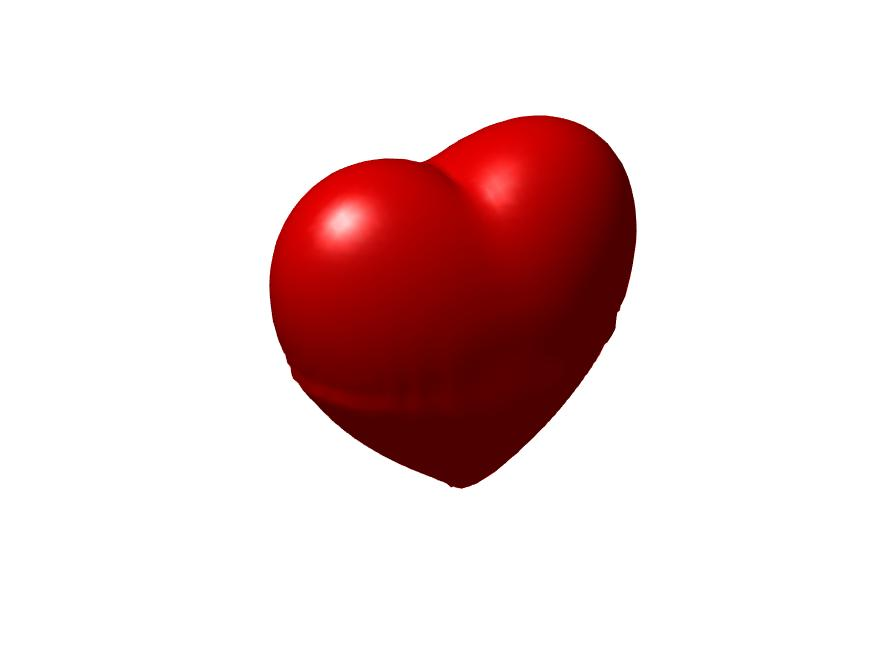
%> input picture 心形/1.jpg, 875 x 656 px
$ octave --eval "rose;"   (GNU Octave 9; MATLAB toolbox functions it lacks are replaced by stand-ins)
%> lines starting %> are read from the running program, lines starting %| are printed output that depends on the picture
%上传不了图片过大【随机出现玫瑰图片的gif】
%步骤写好吧！
%1。网上下载不同的玫瑰花图片，尽量选小图片100*100的
%2.分别命名为1.jpg 2.jpg 。。。。。。。。。。。存到  rose.m相应路径下（我的是11个jpg文件）图片过多改我用*标记的行
%运行m文件。得到rose。gif
function rose
close all
clear
clc
Times=120;
%%初始化
h1=imread('1.jpg');h2=imread('2.jpg');h3=imread('3.jpg');h4=imread('4.jpg');
%> in rose, h1 is the input picture: size 656x875x3 uint8; mean R, G, B 234.3, 212, 212
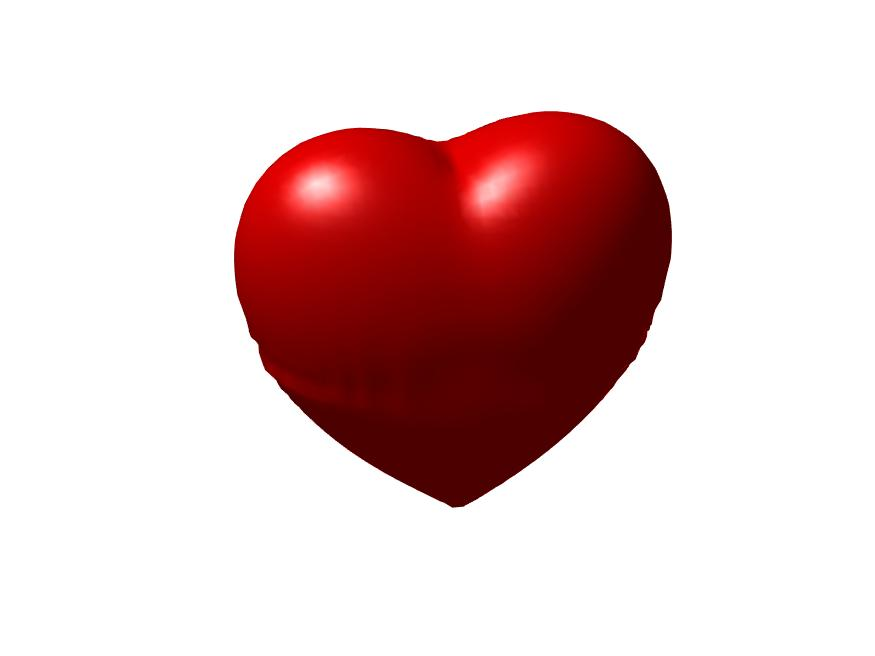
%> input picture 心形/2.jpg, 875 x 656 px
%> in rose, h2 is the input picture: size 656x875x3 uint8; mean R, G, B 227.2, 199.8, 199.8
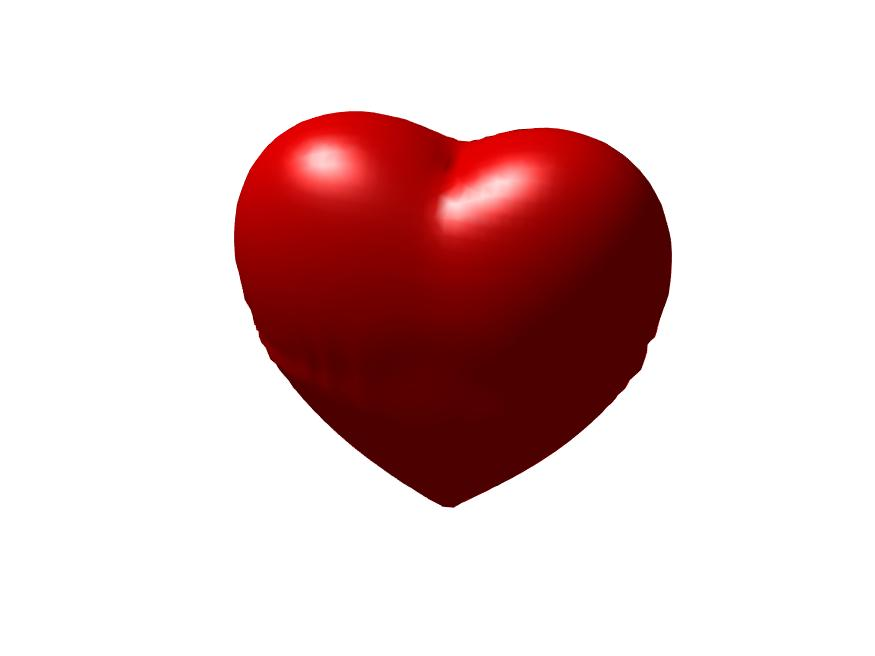
%> input picture 心形/3.jpg, 875 x 656 px
%> in rose, h3 is the input picture: size 656x875x3 uint8; mean R, G, B 226.4, 200.3, 200.3
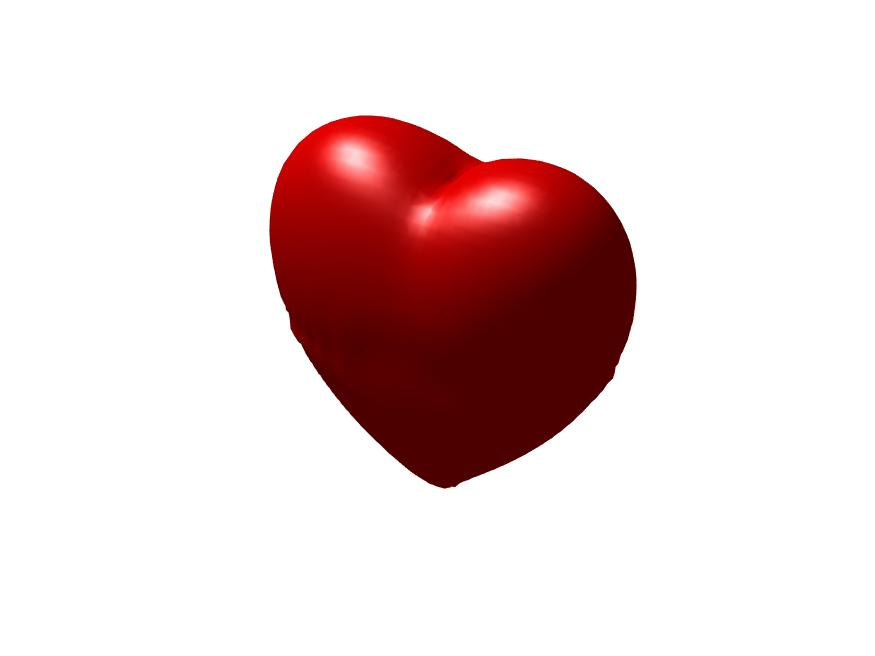
%> input picture 心形/4.jpg, 875 x 656 px
%> in rose, h4 is the input picture: size 656x875x3 uint8; mean R, G, B 232.5, 212.8, 212.8
h5=imread('5.jpg');h6=imread('6.jpg');h7=imread('7.jpg');h8=imread('8.jpg');
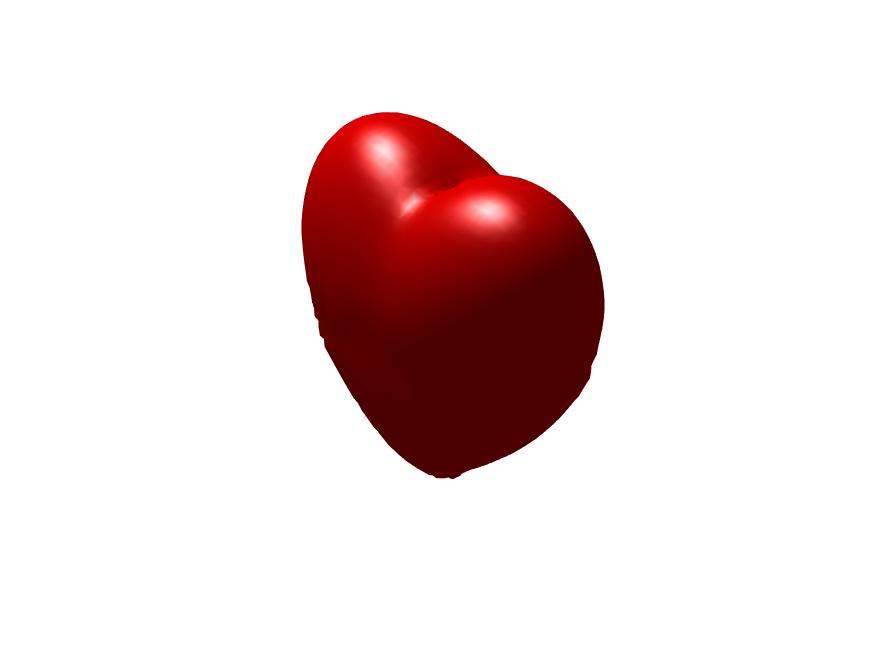
%> input picture 心形/5.jpg, 875 x 656 px
%> in rose, h5 is the input picture: size 656x875x3 uint8; mean R, G, B 236.2, 220.5, 220.5
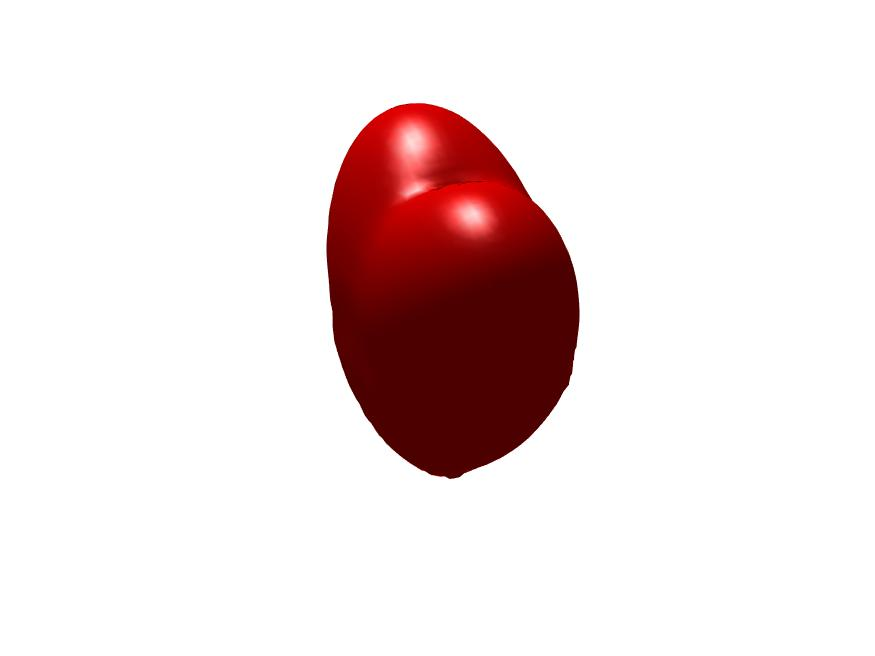
%> input picture 心形/6.jpg, 875 x 656 px
%> in rose, h6 is the input picture: size 656x875x3 uint8; mean R, G, B 238, 224.4, 224.4
h9=imread('9.jpg');h10=imread('10.jpg');h11=imread('11.jpg');%h12=imread('12.jpg'); %**************一样加
%%
    figure();
    axis off;
%      set (gcf,'Position',[100,100,900,900])
    set(gcf, 'menubar', 'none', 'toolbar', 'none'); % 不显示菜单栏和工具栏
    hold on
for i=1:Times
    H=randi(11,1,1);%****************几个11就改几
    if H==1
        H1=h1;
    elseif H==2
        H1=h2;
         elseif H==3
        H1=h3;
            elseif H==4
        H1=h4;
            elseif H==5
        H1=h5;
            elseif H==6
        H1=h6;
            elseif H==7
        H1=h7;
            elseif H==8
        H1=h8;
            elseif H==9
        H1=h9;
            elseif H==10
        H1=h10;
            elseif H==11
        H1=h11;
%             elseif H==12  %***************************后面一样加
%         H1=h12;
    end
     hh=randi(10,1,1)/20;hh1=randi(10,1,1)/20;
     axes('Position',[hh,hh1,hh+0.05,hh1+0.05]);
    imshow(H1);
    axis equal; axis off
    hold on
    pause(0.1);
    drawnow;

    MM(i)
end
hold off
msgbox('完成动画！！！','完成')
function MM(i)
     filename = 'rose.gif';
     f = getframe(gcf);
     imind = frame2im(f);
    [imind,cm] = rgb2ind(imind,256);
    if i==1
        imwrite(imind,cm,filename,'gif', 'Loopcount',inf,'DelayTime',0.05);
    else
        imwrite(imind,cm,filename,'gif','WriteMode','append','DelayTime',0.1);

    end
%> (the run ends here)
